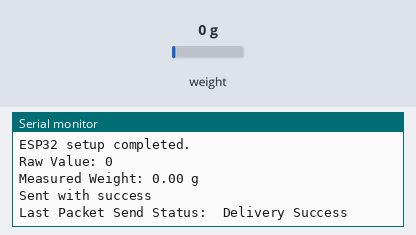
The sketch below on a simulated ESP32-S3. Parts: the last lines printed to the serial monitor. The test bench sets the inputs (shaded band); at power-on: weight on the scale 0 g. A WiFi scan finds three made-up networks.

Above: at 4.2 s.
4.3 s: weight on the scale set to 100 g
At 5.7 s:
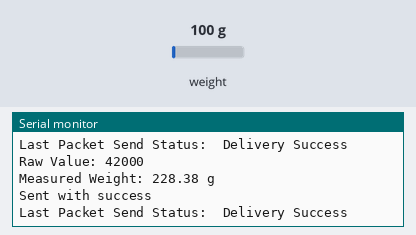
5.9 s: weight on the scale set to 1250 g
At 6.9 s:
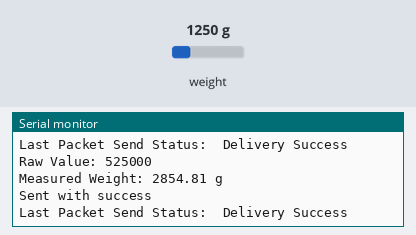
Timing chart, 0 to 8.9 s (numbered marks = the images above; inputs shaded):
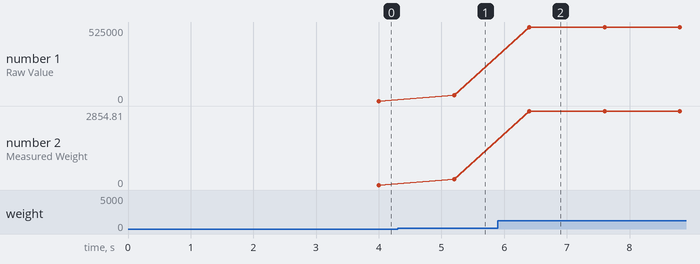

Measured:
- after the input at 4.3 s, the serial monitor: prints a new line after 0.90 s (image 1)
- after the input at 5.9 s, the serial monitor: prints a new line after 0.50 s (image 2)
- plotted number 1: 0 → 42000 after the input at 4.3 s, 42000 → 525000 after the input at 5.9 s
- plotted number 2: 0 → 228.38 after the input at 4.3 s, 228.38 → 2854.81 after the input at 5.9 s

The sketch:

esp32_send_load_data.ino
```cpp
#include <WiFi.h>
#include <esp_now.h>
#include "HX711.h"

#define LOADCELL_DOUT_PIN 6  // HX711 Data pin (ESP32-S3 GPIO)
#define LOADCELL_SCK_PIN 7   // HX711 Clock pin (ESP32-S3 GPIO)

HX711 scale;


// Set your Board ID (ESP32 Sender #1 = BOARD_ID 1, ESP32 Sender #2 = BOARD_ID 2, etc)
#define BOARD_ID 4

uint8_t broadcastAddress[] = {0xFF, 0xFF, 0xFF, 0xFF, 0xFF, 0xFF};

// Structure example to send data
typedef struct struct_message {
  int id;
  float Pitch;
  float Roll;
  float Yaw;
} struct_message;

struct_message myData;

float weight_grams;
long raw_value;
float calibration_factor = 183.9;

unsigned long previousMillis = 0;
const long interval = 100;


// Wi-Fi SSID (for scanning purposes)
constexpr char WIFI_SSID[] = "ESP_F7313D";

// Function to find the Wi-Fi channel of the desired SSID
int32_t getWiFiChannel(const char *ssid) {
  int32_t n = WiFi.scanNetworks();
  for (uint8_t i = 0; i < n; i++) {
    if (strcmp(ssid, WiFi.SSID(i).c_str()) == 0) {
      return WiFi.channel(6);
    }
  }
  return 0;
}

// Callback when data is sent
void OnDataSent(const uint8_t *mac_addr, esp_now_send_status_t status) {

  Serial.print("\r\nLast Packet Send Status:\t");
  Serial.println(status == ESP_NOW_SEND_SUCCESS ? "Delivery Success" : "Delivery Fail");
}

void setup() {
  Serial.begin(115200);
//  pinMode(LED_BUILTIN, OUTPUT);
  scale.begin(LOADCELL_DOUT_PIN, LOADCELL_SCK_PIN);
  scale.tare(); // Set zero point


  // Scan for networks and get the channel of the desired Wi-Fi network
  WiFi.mode(WIFI_STA);
  int32_t channel = getWiFiChannel(WIFI_SSID);

  WiFi.disconnect();
  Serial.printf("Connected to channel %d of SSID: %s\n", channel, WIFI_SSID);

  // Initialize ESP-NOW
  if (esp_now_init() != ESP_OK) {
    Serial.println("Error initializing ESP-NOW");
    return;
  }

  // Register send callback
  esp_now_register_send_cb(OnDataSent);

  // Add peer
  esp_now_peer_info_t peerInfo = {};
  memcpy(peerInfo.peer_addr, broadcastAddress, 6);
  peerInfo.channel = channel;
  peerInfo.encrypt = false;

  if (esp_now_add_peer(&peerInfo) != ESP_OK) {
    Serial.println("Failed to add peer");
    return;
  }


  Serial.println("ESP32 setup completed.");
}

void loop()
{

  unsigned long currentMillis = millis();
  if (scale.is_ready())
  {
      raw_value = scale.get_units(10);  // Get the raw reading
      Serial.print("Raw Value: ");
      Serial.println(raw_value);  // Print raw sensor output

      weight_grams = raw_value / calibration_factor;  // Convert to grams
      Serial.print("Measured Weight: ");
      Serial.print(weight_grams, 2);
      Serial.println(" g");
  }
  else
  {
      Serial.println("HX711 not found. Check wiring.");
  }

  if (currentMillis - previousMillis >= interval)
  {
    previousMillis = currentMillis;

    // Set values to send
    myData.id = BOARD_ID;
    myData.Pitch = raw_value;
    myData.Roll = weight_grams;
    myData.Yaw = 369.20;
  //  digitalWrite(LED_BUILTIN, HIGH);


  // Send message via ESP-NOW
    esp_err_t result = esp_now_send(broadcastAddress, (uint8_t *)&myData, sizeof(myData));
    if (result == ESP_OK)
    {

      Serial.println("Sent with success");
    }
    else
    {
      Serial.println("Error sending the data");
    }
  }
  delay(100);
//  digitalWrite(LED_BUILTIN, LOW);
  delay(100);

}
```
